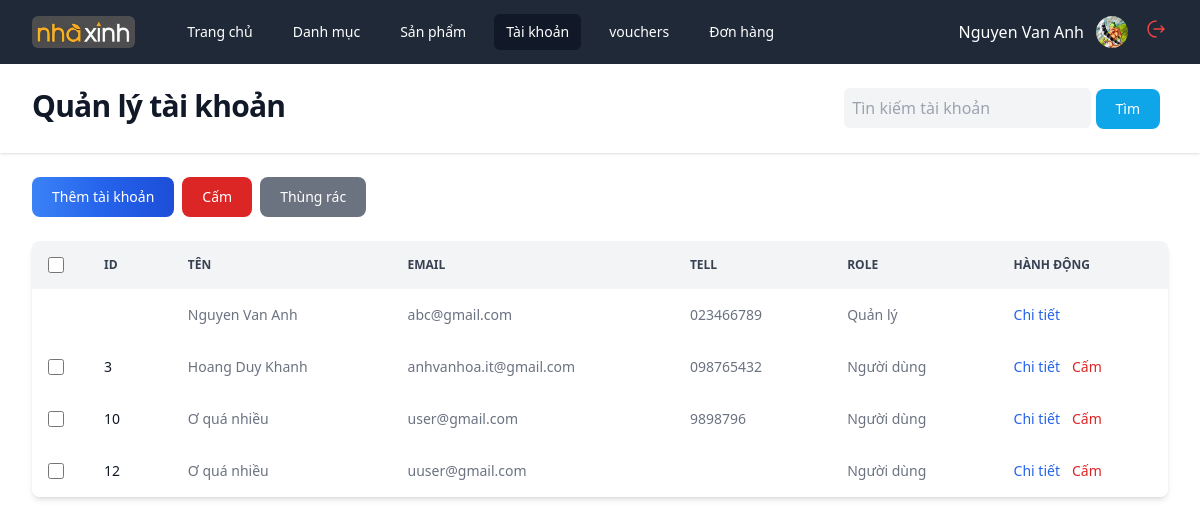
The page /admin?act=accounts (signed in) on the database its author committed.
### tables this page shows
CREATE TABLE `users` (
  `id` int(10) NOT NULL,
  `email` varchar(200) NOT NULL,
  `tell` varchar(13) NOT NULL,
  `full_name` varchar(200) NOT NULL,
  `password` varchar(200) NOT NULL,
  `address` varchar(200) NOT NULL,
  `birthday` varchar(50) NOT NULL,
  `avatar` varchar(200) NOT NULL,
  `role` int(10) NOT NULL DEFAULT 0,
  `is_deleted` tinyint(1) NOT NULL DEFAULT 0
);

### core.php (called while the page is built, shortened)
<?php
include('utils.php');
function viewAdmin($view, $values = [])
{
    return include("../views/admin/$view.php");
}
class Req
{
    public function __construct(
        Categories $categoriesService,
        Products $productsService,
        Users $usersService,
        Vouchers $vouchersService,
        CartsDetail $cartsService,
        Bills $billsService,
        ProductsBill $productsBillService,
        ProductDetail $productsDetailService,
        Images $imagesService,
        Reviews $reviewsService,
    ) {
        $this->usersService = $usersService;
    }
}

### controllers/admin/AccountsController.php (called while the page is built, shortened)
<?php
function controller_accounts(Req $req)
{
    $idUser = $_SESSION['user']['id'];
    $user = $req->usersService->findOne($idUser);
    $accounts = $req->usersService->getAccountsByRole($user['role']);
    return viewAdmin('accounts', ['accounts' => $accounts, 'user' => $user]);
}

### admin/index.php (called while the page is built, shortened)
<?php
function bootstrap()
{
    include("./routes.php");
    include("../database/service.php");
    include("../models/categories.php");
    include("../models/products.php");
    include("../models/users.php");
    include("../models/vouchers.php");
    include("../models/cartsDetail.php");
    include("../models/bills.php");
    include("../models/productsBill.php");
    include("../models/productsDetail.php");
    include("../models/images.php");
    include("../models/reviews.php");
    $role = $_SESSION["user"]["role"];
    $req = new Req(
        $categories,
        $products,
        $users,
        $vouchers,
        $cartsDetail,
        $bills,
        $productsBill,
        $productsDetail,
        $images,
        $reviews,
    );
    if (!isset($_GET['act'])) $act = check_path('');
    else $act = check_path($_GET['act']);
    foreach ($routes as $route) {
        if ($act == $route['path'] && $role >= 1 && $role <= 2) {
            return $route['view']($req);
        }
    }
}
bootstrap();

### database/service.php (called while the page is built, shortened)
<?php
include("database.php");
class ServicePdo
{
    protected $pdo;
    protected $dbName;
    public function __construct($nameDB)
    {
        $this->dbName = $nameDB;
        $this->pdo = connect();
    }
    public function findOne($id)
    {
        try {
            $dbName = $this->dbName;
            $sql = "SELECT * FROM $dbName WHERE ID = $id";
            return $this->pdo->query($sql)->fetch();
        } catch (\Throwable $th) {
            return $th;
        }
    }
}

### database/database.php (called while the page is built)
<?php
function connect()
{
    try {
        $connect =  new PDO("mysql:host=localhost; dbname=project", "root", "");
        $connect->setAttribute(PDO::ATTR_ERRMODE, PDO::ERRMODE_EXCEPTION);
        return $connect;
    } catch (PDOException $e) {
        echo $e->getMessage();
        throw $e;
    }
}

### utils.php (called while the page is built, shortened)
<?php
function getRole($role = 0)
{
    switch ($role) {
        case 1:
            return 'Quản lý';
        default:
            return 'Người dùng';
    }
}

### models/users.php (called while the page is built, shortened)
<?php
class Users extends ServicePdo
{
    public function getAccountsByRole($role = 1, $isDeleted = false)
    {
        $dbName = $this->dbName;
        if ($role == 1)
            $sql = "SELECT * FROM $dbName WHERE ROLE = 0";
        return $this->pdo->query($sql)->fetchAll();
    }
}

### views/admin/accounts.php (the view, shortened to what this page needs)
<!DOCTYPE html>
<html lang="en">
<head>
    <script src="https://cdn.tailwindcss.com"></script>
</head>
<body>
    <div class="min-h-full">
        <?php include('partials/header.php') ?>
        <header class="bg-white shadow">
            <div class="mx-auto max-w-7xl px-4 py-6 sm:px-6 lg:px-8 flex justify-between">
                <h1 class="text-3xl font-bold tracking-tight text-gray-900">Quản lý tài khoản</h1>
                <div class="flex gap-4">
                    <form action="">
                        <input type="search" name='q' class="bg-gray-100 rounded-md px-2 py-2" placeholder="Tìn kiếm tài khoản">
                        <button type="submit" class="text-white bg-sky-500 focus:ring-4 focus:outline-none focus:ring-red-300 font-medium rounded-lg text-sm px-5 py-2.5 text-center me-2">Tìm</button>
                    </form>
                </div>
            </div>
        </header>
        <main>
            <div class="mx-auto max-w-7xl py-6 sm:px-6 lg:px-8">
                <form action="?act=delete-account" method="POST">
                    <div class="flex mb-4">
                        <a href="/admin?act=add-account" class="text-white bg-gradient-to-r from-blue-500 via-blue-600 to-blue-700 hover:bg-gradient-to-br focus:ring-4 focus:outline-none focus:ring-blue-300 font-medium rounded-lg text-sm px-5 py-2.5 text-center me-2 mb-2">Thêm tài khoản</a>
                        <button type="button" id="delete-many" class="text-white bg-red-600 focus:ring-4 focus:outline-none focus:ring-red-300 font-medium rounded-lg text-sm px-5 py-2.5 text-center me-2 mb-2">Cấm</button>
                        <a href="?act=bin-accounts" class="text-white bg-gray-500 focus:ring-4 focus:outline-none focus:ring-gray-300 font-medium rounded-lg text-sm px-5 py-2.5 text-center me-2 mb-2">Thùng rác</a>
                    </div>
                    <div class="relative overflow-x-auto shadow-md sm:rounded-lg">
                        <table class="w-full text-sm text-left rtl:text-right text-gray-500">
                            <thead class="text-xs text-gray-700 uppercase bg-gray-100">
                                <tr>
                                    <th scope="col" class="p-4">
                                        <div class="flex items-center">
                                            <input id="checkbox-all-search" type="checkbox" class="w-4 h-4 text-blue-600 bg-gray-100 rounded focus:ring-blue-500  ring-offset-gray-800 focus:ring-offset-gray-800 focus:ring-2  border-gray-600">
                                        </div>
                                    </th>
                                    <th scope="col" class="px-6 py-3">
                                        Id
                                    </th>
                                    <th scope="col" class="px-6 py-3">
                                        Tên
                                    </th>
                                    <th scope="col" class="px-6 py-3">
                                        Email
                                    </th>
                                    <th scope="col" class="px-6 py-3">
                                        Tell
                                    </th>
                                    <th scope="col" class="px-6 py-3">
                                        Role
                                    </th>
                                    <th scope="col" class="px-6 py-3">
                                        Hành động
                                    </th>
                                </tr>
                            </thead>
                            <tbody>
                                <tr class="bg-white hover:bg-gray-50 ">
                                    <td class="w-4 p-4">
                                    </td>
                                    <th scope="row" class="px-6 py-4 font-medium text-gray-900 whitespace-nowrap">
                                    </th>
                                    <td class="px-6 py-4">
                                        <?= $user['full_name'] ?>
                                    </td>
                                    <td class="px-6 py-4">
                                        <?= $user['email'] ?>
                                    </td>
                                    <td class="px-6 py-4">
                                        <?= $user['tell'] ?>
                                    </td>
                                    <td class="px-6 py-4">
                                        <?= getRole($user['role']) ?>
                                    </td>
                                    <td class="flex items-center px-6 py-4">
                                        <a href="/admin?act=detail-account&id=<?= $user['id'] ?>" class="font-medium text-blue-600  hover:underline">Chi tiết</a>
                                    </td>
                                </tr>
                                <?php
                                foreach ($accounts as $account) {
                                    extract($account);
                                ?>
                                    <tr class="bg-white hover:bg-gray-50 ">
                                        <td class="w-4 p-4">
                                            <div class="flex items-center">
                                                <input value="<?= $id ?>" name="user-id[]" id="checkbox-<?= $id ?>" type="checkbox" class="w-4 h-4 text-blue-600 bg-gray-100 rounded focus:ring-blue-500  ring-offset-gray-800 focus:ring-offset-gray-800 focus:ring-2  border-gray-600">
                                            </div>
                                        </td>
                                        <th scope="row" class="px-6 py-4 font-medium text-gray-900 whitespace-nowrap">
                                            <?= $role != 2 ? $id : 'Root' ?>
                                        </th>
                                        <td class="px-6 py-4">
                                            <?= $full_name ?>
                                        </td>
                                        <td class="px-6 py-4">
                                            <?= $email ?>
                                        </td>
                                        <td class="px-6 py-4">
                                            <?= $tell ?>
                                        </td>
                                        <td class="px-6 py-4">
                                            <?= getRole($role) ?>
                                        </td>
                                        <td class="flex items-center px-6 py-4">
                                            <a href="/admin?act=detail-account&id=<?= $id ?>" class="font-medium text-blue-600  hover:underline">Chi tiết</a>
                                            <button type="button" id="delete" data-id="<?= $id ?>" class="font-medium text-red-600 hover:underline ms-3">Cấm</button>
                                        </td>
                                    </tr>
                                <?php
                                }
                                ?>
                            </tbody>
                        </table>
                    </div>
                </form>
            </div>
        </main>
    </div>
</body>
</html>

### rows shown on the page
users: full_name "Nguyen Van Anh", email "abc@gmail.com", tell "023466789", role "Quản lý"
users: id "3", full_name "Hoang Duy Khanh", email "anhvanhoa.it@gmail.com", tell "098765432", role "Người dùng"
users: id "10", full_name "Ơ quá nhiều", email "user@gmail.com", tell "9898796", role "Người dùng"
users: id "12", full_name "Ơ quá nhiều", email "uuser@gmail.com", role "Người dùng"

### other values the page prints
$name "Trang chủ"
$name "Danh mục"
$name "Sản phẩm"
$name "Tài khoản"
$name "vouchers"
$name "Đơn hàng"
$_SESSION['user']['full_name'] "Nguyen Van Anh"
